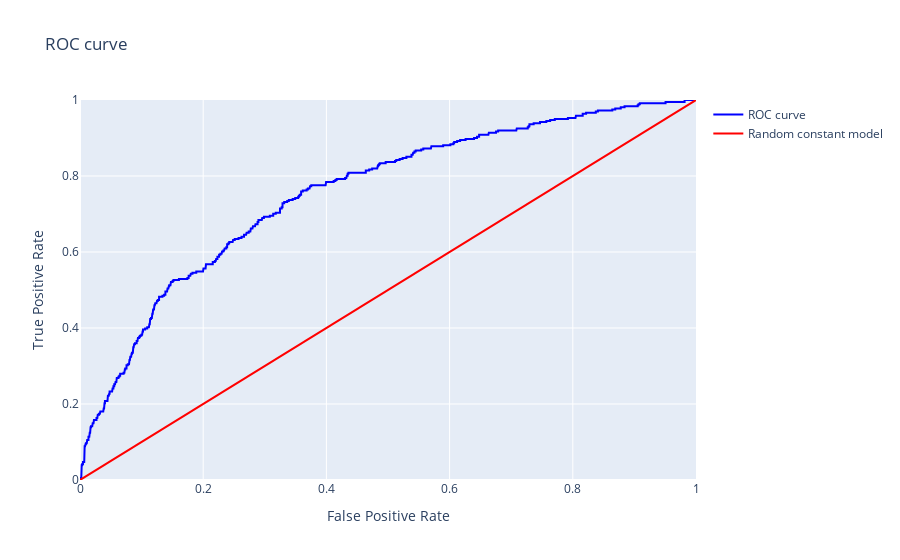

The notebook cell this image was saved under:
### Code cell
fpr, tpr, thresholds = roc_curve(target_valid, probabilities_one_valid)

trace_roc = go.Scatter(x=fpr, y=tpr, mode='lines', line=dict(color='blue'), name='ROC curve')

trace_diag = go.Scatter(x=[0, 1], y=[0, 1], mode='lines', line=dict(color='red'), name='Random constant model')

layout = go.Layout(
    title='ROC curve',
    xaxis=dict(title='False Positive Rate', range=[0, 1]),
    yaxis=dict(title='True Positive Rate', range=[0, 1])
)

fig = go.Figure(data=[trace_roc, trace_diag], layout=layout)

fig.show()

### Figure 1 — Plotly figure (JSON) as saved in the notebook; plotly's stock layout.template omitted (floating-point values rounded to 4 significant figures; data arrays with more than 128 entries replaced by an {"elided": "..."} marker saying what was removed)
{"data": [{"line": {"color": "blue"}, "mode": "lines", "name": "ROC curve", "type": "scatter", "x": {"elided": "499 float values"}, "y": {"elided": "499 float values"}}, {"line": {"color": "red"}, "mode": "lines", "name": "Random constant model", "type": "scatter", "x": [0, 1], "y": [0, 1]}], "layout": {"title": {"text": "ROC curve"}, "xaxis": {"range": [0, 1], "title": {"text": "False Positive Rate"}}, "yaxis": {"range": [0, 1], "title": {"text": "True Positive Rate"}}}}
